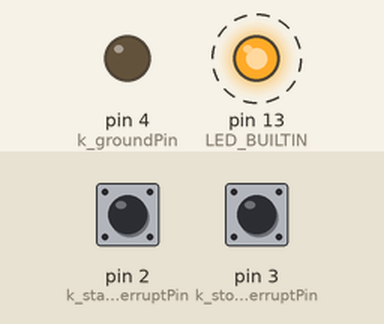
Recording of a sketch running on a simulated Arduino Uno, built with avr-gcc and run on an emulated ATmega328P. On the bench: output pins drawn as LEDs (lit = HIGH). Dashed ring = blinking. The inputs (shaded band) are chosen by the test bench; at power-on: pin 2 (k_startInterruptPin) HIGH, pin 3 (k_stopInterruptPin) HIGH. What the sketch prints to the serial monitor is not drawn.

Above: at 1.2 s.
1.3 s: pin 2 (k_startInterruptPin) pulled LOW for 0.15 s
4.3 s: pin 3 (k_stopInterruptPin) pulled LOW for 0.15 s
7.3 s: pin 2 (k_startInterruptPin) pulsed LOW 2 times (0.12 s each, 0.3 s apart)
9.5 s: pin 3 (k_stopInterruptPin) pulsed LOW 2 times (0.12 s each, 0.3 s apart)
Timing chart, 0 to 12.6 s (numbered marks = the images above; inputs shaded):
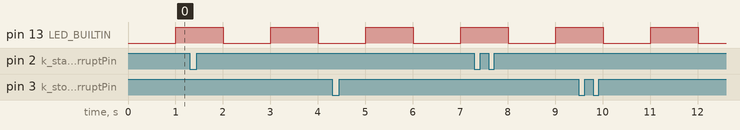

The sketch:

photogator.ino
```cpp
// Declare an instance of this class on the stack within the main loop
// when accessing global variables also accessed by an interrupt handler
class CriticalSection
{
public:
	static void enter()
	{
		noInterrupts();	// disable interrupts while in critical section
	}

	static void exit()
	{
		interrupts();		// re-enable interrupts as critical section ends
	}

	CriticalSection()
	{
		enter();
	}

	~CriticalSection()
	{
		exit();
	}
};

const uint8_t k_startInterruptPin = 2;	// assign interrupt pin for start
const uint8_t k_stopInterruptPin = 3;		// assign interrupt pin for stop
const uint8_t k_groundPin = 4;				// ground pin for the interrupt filtering capacitor
const char*const k_pHeartbeatMsg = "HeartBeat";
const char*const k_pEventMsgPrefix = "BeamBroken:";
const char*const k_pSeparator = ",";
const uint8_t k_maxUnsignedLongStrLen = 10;	// # digits in 2^32
const uint8_t k_maxEventMsgLen =
	11										// # chars in k_pEventMsgPrefix
	+ 3 * k_maxUnsignedLongStrLen	// space for the numbers
	+ 2									// space for the comma separators
	+ 1;									// space for the null terminator

volatile bool g_newEvent = false;			// Have we seen a new interrupt event?
volatile uint8_t g_eventPin = 0;				// pin  of interrupt event
volatile unsigned long g_eventTime = 0;	// time of interrupt event
volatile unsigned long g_eventSeqNum = 0;	// sequence number of interrupt event
unsigned long g_lastHearbeat = 0;			// time last heartbeat message was sent

// Attaches interrupt handler to run on falling edge of input signal
static void attachInterruptFalling(uint8_t pin, void (*handler)()) {
	attachInterrupt(digitalPinToInterrupt(pin), handler, FALLING);
}

static void trigger(uint8_t pin) {
	g_newEvent = true;
	g_eventPin = pin;
	g_eventTime = millis();
	++g_eventSeqNum;
}

static void startTrigger() {
	trigger(k_startInterruptPin);
}

static void stopTrigger() {
	trigger(k_stopInterruptPin);
}

void setup() {
	Serial.begin(57600);

	// Initialize digital pin LED_BUILTIN as an output:
	pinMode(LED_BUILTIN, OUTPUT);

	// Set a ground for the interrupt filtering capacitor:
	pinMode(k_groundPin, OUTPUT);
	digitalWrite(k_groundPin, LOW);

	// Set up the interrupt handlers:
	pinMode(k_startInterruptPin, INPUT_PULLUP);
	attachInterruptFalling(k_startInterruptPin, startTrigger);
	pinMode(k_stopInterruptPin, INPUT_PULLUP);
	attachInterruptFalling(k_stopInterruptPin, stopTrigger);
}

static void sendEventMessage(uint8_t eventPin, unsigned long eventTime, unsigned long eventSeqNum)
{
	char msg[k_maxEventMsgLen];
	char* pEnd = msg;

	// Start the message with the prefix:
	strcpy(pEnd, k_pEventMsgPrefix);
	pEnd += strlen(pEnd);

	// Add the sequence number and separator:
	ultoa(eventSeqNum, pEnd, 10);
	pEnd += strlen(pEnd);
	strcpy(pEnd, k_pSeparator);
	pEnd += strlen(pEnd);

	// Add the sensor ID (pin number) and separator:
	ultoa(eventPin, pEnd, 10);
	pEnd += strlen(pEnd);
	strcpy(pEnd, k_pSeparator);
	pEnd += strlen(pEnd);

	// Add the time:
	ultoa(eventTime, pEnd, 10);

	// Send message on the serial port:
	Serial.write(msg, strlen(msg) + 1);
}

static uint8_t toggleBuiltinLedState()
{
	static uint8_t g_builtinLedState = LOW;
	g_builtinLedState = (g_builtinLedState == LOW) ? HIGH : LOW;
	return g_builtinLedState;
}

void loop() {
	CriticalSection::enter();
	auto newEvent = g_newEvent;
	auto eventPin = g_eventPin;
	auto eventTime = g_eventTime;
	auto eventSeqNum = g_eventSeqNum;
	g_newEvent = false;
	CriticalSection::exit();

	if (newEvent)
	{
		sendEventMessage(eventPin, eventTime, eventSeqNum);
	}

	if (millis() - g_lastHearbeat > 1000)
	{
		Serial.write(k_pHeartbeatMsg, strlen(k_pHeartbeatMsg) + 1);
		digitalWrite(LED_BUILTIN, toggleBuiltinLedState());
		g_lastHearbeat = millis();
	}
}
```
